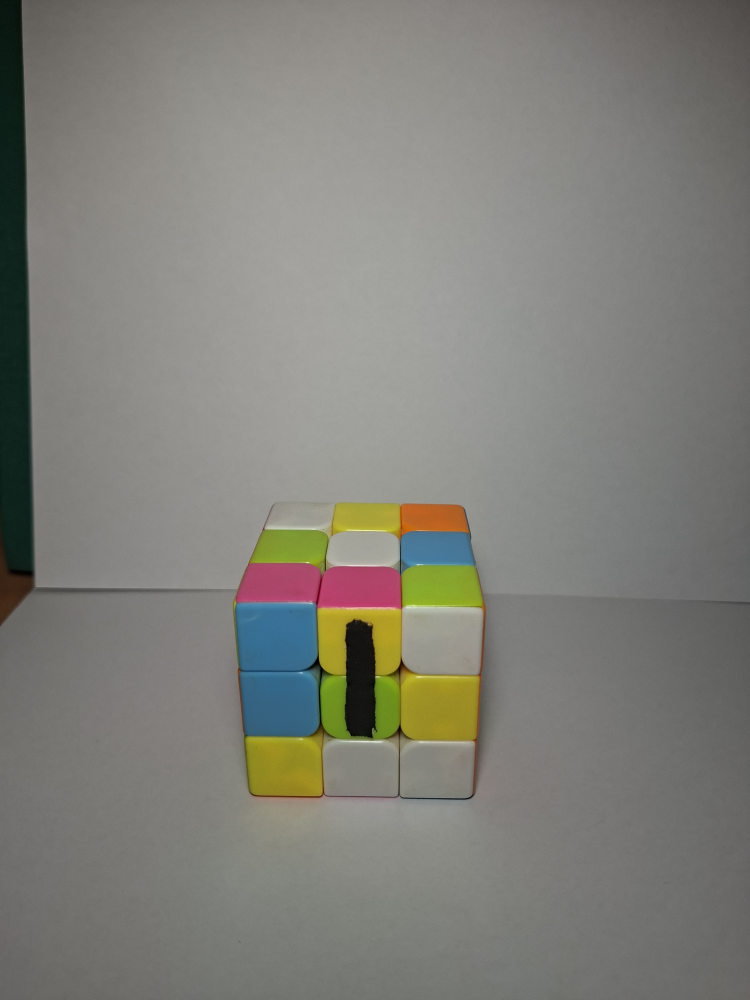
#> input picture data/scrambled_pipeline/inspect_scrambled_cell_defect.jpg, 3000 x 4000 px (shown at 1/4 size); its folder holds only this picture in this run
$ python -i core_functions.py   (imports and definitions only)
#> lines starting #> are read from the running program, lines starting #| are printed output that depends on the picture; after the words box and inside, x2 and y2 are one past the last pixel; in counts of white or black regions, pixels touching at a corner belong together
import cv2
import numpy as np
import matplotlib.pyplot as plt
import os

# ==========================================================
# Predefined Morphological Kernels (Global Constants)
# ==========================================================
KERNEL_RECT_5 = cv2.getStructuringElement(cv2.MORPH_RECT, (5, 5))
KERNEL_RECT_7 = cv2.getStructuringElement(cv2.MORPH_RECT, (7, 7))
KERNEL_RECT_9 = cv2.getStructuringElement(cv2.MORPH_RECT, (9, 9))
KERNEL_RECT_15 = cv2.getStructuringElement(cv2.MORPH_RECT, (15, 15))
KERNEL_RECT_21 = cv2.getStructuringElement(cv2.MORPH_RECT, (21, 21))

# ==========================================================
# Helper Processing Functions for Dictionary Dispatch
# ==========================================================
# [289 lines left out: functions _preprocess_gray, _preprocess_hsv_v, _preprocess_lab_l, get_quad_corners, load_image, preprocess_image and 3 more, not called in this run]

def get_cube_contour_sat(img_rgb, thresh_val=40):
    """
    Segment and identify the main outer contour of the Rubik's Cube using Saturation channel.
    Avoids using 'else' / 'elif' blocks and uses pre-allocated struct elements.

    Parameters:
        img_rgb (numpy.ndarray): The input RGB image.
        thresh_val (int): The binary threshold value for Saturation.

    Returns:
        numpy.ndarray: The parsed contour points, or None if not found.

    Example:
        >>> ref = load_image("data/solved_pipeline/ref_solved.jpg")
        >>> cnt = get_cube_contour_sat(ref)
        >>> print(cv2.contourArea(cnt))
        786432.0
    """
#> called with thresh_val = 40
    if img_rgb is None or img_rgb.size == 0:
        print("Warning: Input image is empty or None in get_cube_contour_sat.")
        return None

    hsv = cv2.cvtColor(img_rgb, cv2.COLOR_RGB2HSV)
#> hsv: shape (4000, 3000, 3); mean H, S, V 31.2, 22.8, 130.4
    h, s, v = cv2.split(hsv)
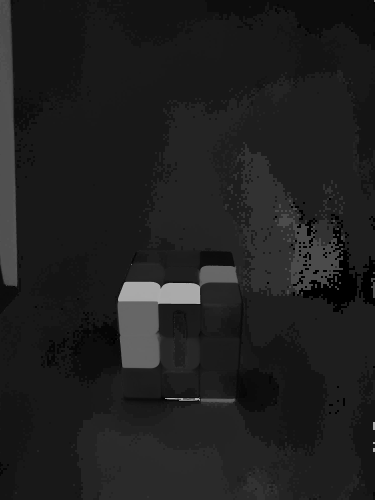
#> h: shape (4000, 3000) (shown at 1/8 size); min 0, max 179, mean 31.2
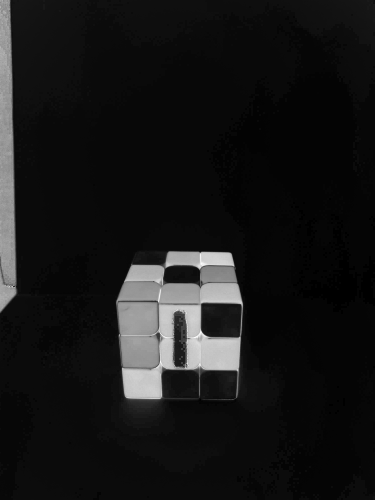
#> s: shape (4000, 3000) (shown at 1/8 size); min 0, max 255, mean 22.8
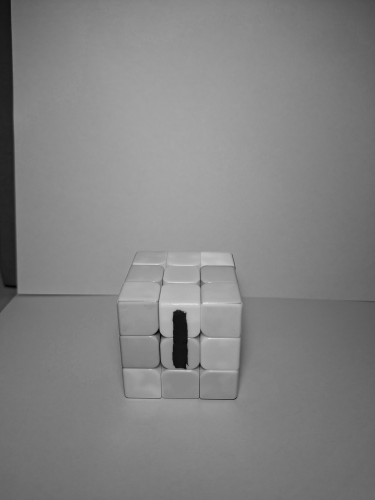
#> v: shape (4000, 3000) (shown at 1/8 size); min 0, max 255, mean 130.4

    _, thresh = cv2.threshold(s, thresh_val, 255, cv2.THRESH_BINARY)
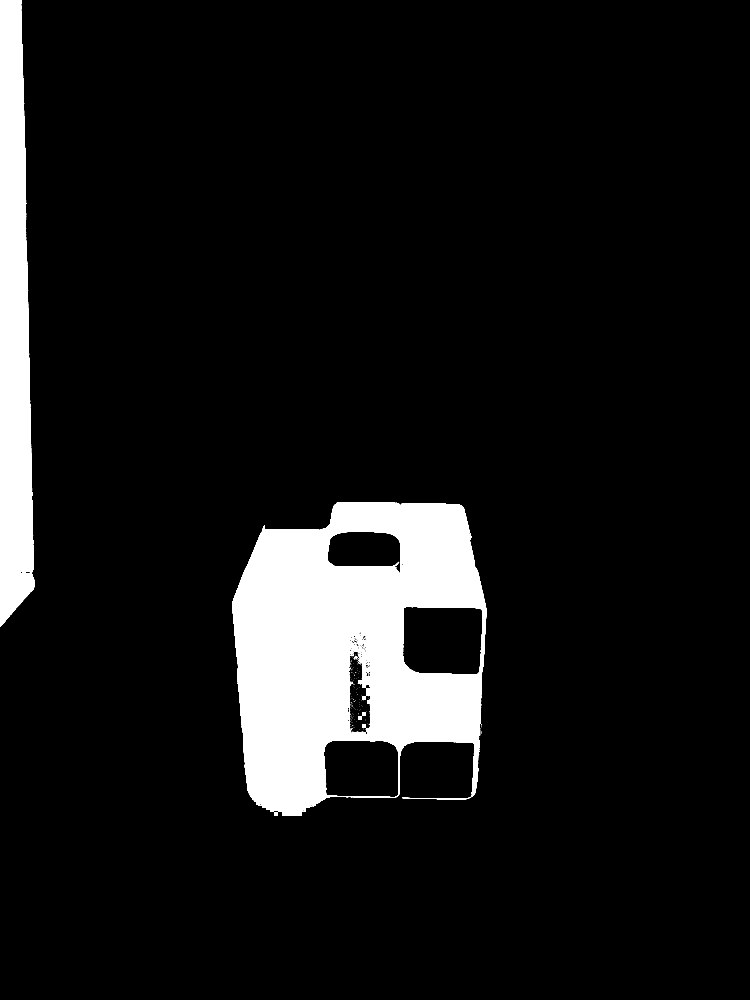
#> thresh: shape (4000, 3000) (shown at 1/4 size); 9.1% white; 337 white regions (328 under 20 px), largest, box (x1, y1, x2, y2) and area: (929, 2008, 1946, 3264) 819687, (0, 0, 139, 2507) 272394, (1432, 2848, 1464, 2880) 512
    thresh_closed = cv2.morphologyEx(thresh, cv2.MORPH_CLOSE, KERNEL_RECT_21)
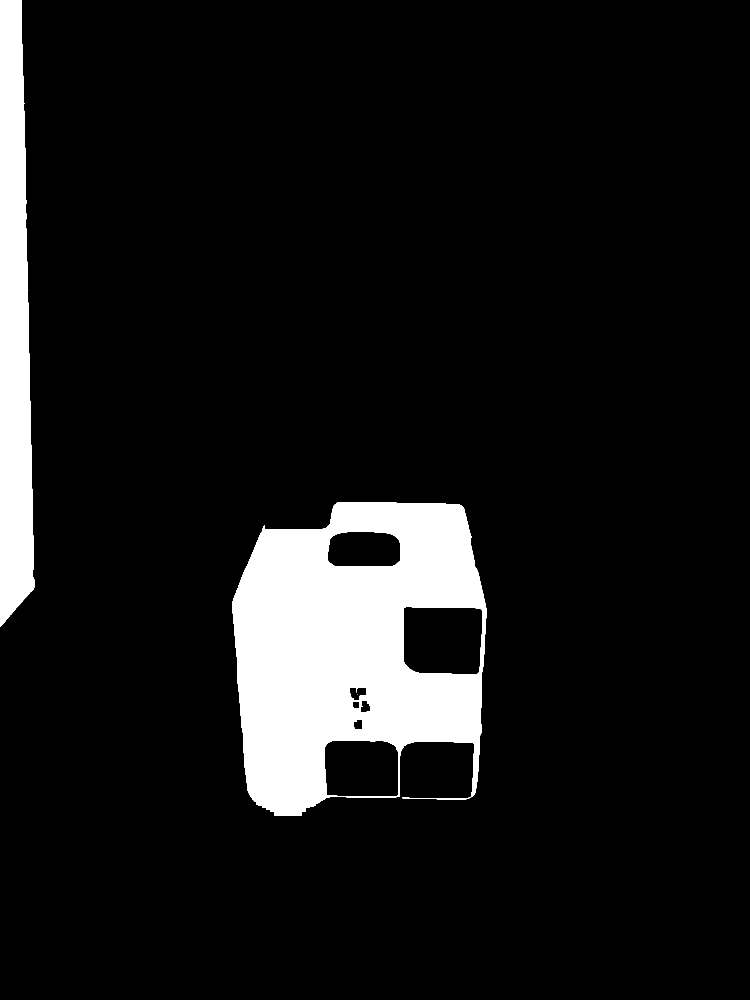
#> thresh_closed: shape (4000, 3000) (shown at 1/4 size); 9.3% white; 3 white regions (1 under 20 px)

    contours, _ = cv2.findContours(thresh_closed, cv2.RETR_EXTERNAL, cv2.CHAIN_APPROX_SIMPLE)
#> contours = 2 contours; box (x1, y1, x2, y2) and area: (929, 2008, 1946, 3264) 1028176, (0, 0, 139, 2507) 270832

    margin = 15
    img_h, img_w = thresh_closed.shape
    inner_contours = []
    for cnt in contours:
        cx, cy, cw, ch = cv2.boundingRect(cnt)
        if cx <= margin or cy <= margin or (cx + cw) >= (img_w - margin) or (cy + ch) >= (img_h - margin):
            continue
        inner_contours.append(cnt)
#> this loop made 2 passes
#> (cx, cy, cw, ch) on passes 1 to 2: (929, 2008, 1017, 1256), (0, 0, 139, 2507)
#> after the loop, inner_contours = 1 contour; box (x1, y1, x2, y2) and area: (929, 2008, 1946, 3264) 1028176

    if not inner_contours:
        print("Warning: No valid inner cube contour found in get_cube_contour_sat.")
        return None
    return max(inner_contours, key=cv2.contourArea)

def detect_rotated_layer_by_hull(img_rgb, threshold_depth_pct=3.0):
    """
    Identify layer rotation by evaluating convexity defect depth of the Saturation contour,
    normalized as a percentage of the cube's bounding box width.
    Avoids using 'else' / 'elif' blocks.

    Parameters:
        img_rgb (numpy.ndarray): The input image.
        threshold_depth_pct (float): Depth threshold (as a percentage of cube width) to trigger a rotation.

    Returns:
        tuple: (is_rotated (bool), rotated_box (tuple), max_depth_pct (float))

    Example:
        >>> inspect = load_image("data/scrambled_pipeline/inspect_scrambled_rotated_layer_hard.jpg")
        >>> is_rot, bbox, depth_pct = detect_rotated_layer_by_hull(inspect)
        >>> print(is_rot)
        True
    """
    if img_rgb is None or img_rgb.size == 0:
        print("Warning: Input image is empty or None in detect_rotated_layer_by_hull.")
        return False, None, 0.0

    contour = get_cube_contour_sat(img_rgb, thresh_val=40)
#> contour = contour of 1017 points, box (x1, y1, x2, y2) (929, 2008, 1946, 3264), area 1028176
    if contour is None:
        print("Warning: Cube contour is None in detect_rotated_layer_by_hull.")
        return False, None, 0.0

    cx, cy, cw, ch = cv2.boundingRect(contour)
#> cx = 929; cy = 2008; cw = 1017; ch = 1256

    epsilon = 0.002 * cv2.arcLength(contour, True)
#> epsilon = 10.68
    approx_contour = cv2.approxPolyDP(contour, epsilon, True)
#> approx_contour = contour of 26 points, box (x1, y1, x2, y2) (929, 2008, 1946, 3264), area 1027260

    hull_idx = cv2.convexHull(approx_contour, returnPoints=False)
#> hull_idx = [21, 20, 19, 18, 17, 16, 6, 5, 3, 2, 1, 0]
    hull_idx = np.sort(hull_idx, axis=0)
#> hull_idx = [0, 1, 2, 3, 5, 6, 16, 17, 18, 19, 20, 21]

    defects = None
    try:
        defects = cv2.convexityDefects(approx_contour, hull_idx)
#> defects = [[21, 0, 24, 21906], [3, 5, 4, 2871], [6, 16, 12, 63853]]
    except Exception as e:
        print(f"Warning: convexityDefects failed: {e}")
        return False, None, 0.0

    if defects is None:
        return False, None, 0.0

    max_depth = 0.0
    for i in range(defects.shape[0]):
        s, e, f, d = defects[i, 0]
        depth_px = d / 256.0
        if depth_px > max_depth:
            max_depth = depth_px
#> this loop made 3 passes
#> (s, e, f, d, depth_px, max_depth) on passes 1, 3: (21, 0, 24, 21906, 85.57, 85.57), (6, 16, 12, 63853, 249.4, 249.4)
#> after the loop, max_depth = 249.4

    max_depth_pct = (max_depth / cw) * 100.0 if cw > 0 else 0.0
#> max_depth_pct = 24.53
    defect_points = []

    if max_depth_pct > threshold_depth_pct:
        for i in range(defects.shape[0]):
            s, e, f, d = defects[i, 0]
            depth_px = d / 256.0
            depth_pct = (depth_px / cw) * 100.0 if cw > 0 else 0.0
            if depth_pct > threshold_depth_pct:
                far_pt = approx_contour[f][0]
                defect_points.append(far_pt)
#> this loop made 3 passes
#> (s, e, f, d, depth_px, depth_pct, far_pt) on passes 1, 3: (21, 0, 24, 21906, 85.57, 8.41, [1302, 2114]), (6, 16, 12, 63853, 249.4, 24.53, [1675, 2965])
#> after the loop, defect_points = [[1302, 2114], [1675, 2965]]

        if len(defect_points) >= 1:
            defect_points = np.array(defect_points)
            x, y, w, h = cv2.boundingRect(defect_points)
#> x = 1302; y = 2114; w = 374; h = 852
            padding = 40
            x = max(0, x - padding)
#> x = 1262
            y = max(0, y - padding)
#> y = 2074
            w = w + 2 * padding
#> w = 454
            h = h + 2 * padding
#> h = 932
            return True, (x, y, w, h), max_depth_pct

    return False, None, max_depth_pct

# [315 lines left out: functions get_defect_mask, classify_and_draw_defects, not called in this run]

>>> import cv2
>>> picture = cv2.cvtColor(cv2.imread('data/scrambled_pipeline/inspect_scrambled_cell_defect.jpg'), cv2.COLOR_BGR2RGB)
>>> result = detect_rotated_layer_by_hull(picture)
#> result = (True, (1262, 2074, 454, 932), 24.53)

$ run again, on data/scrambled_pipeline/inspect_scrambled_perspective.jpg
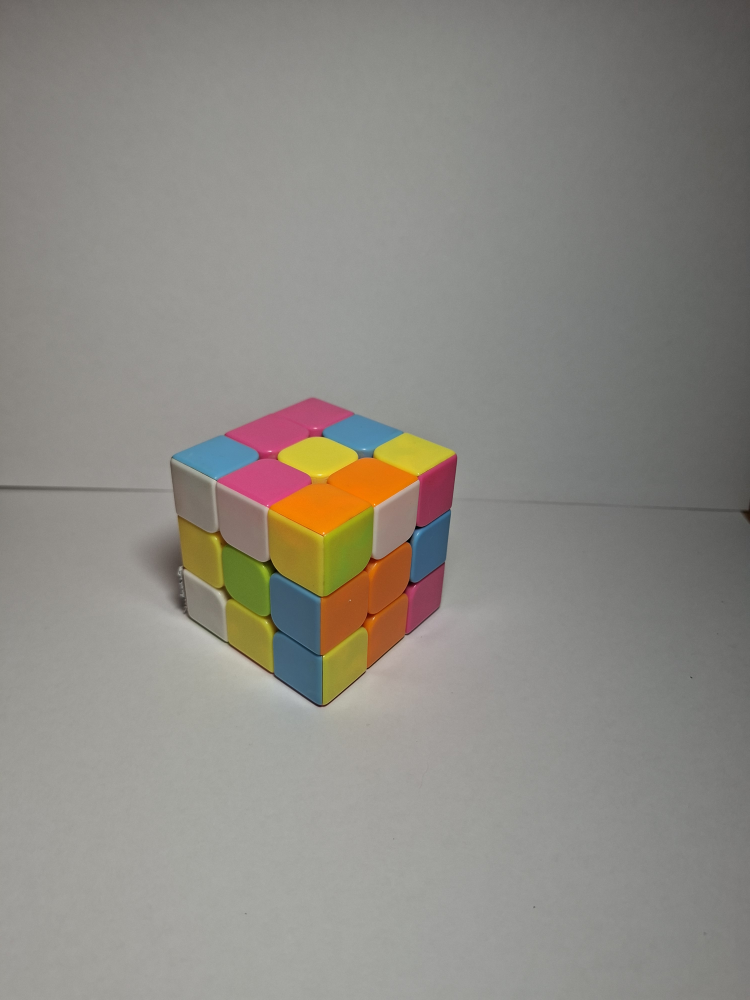
#> input picture data/scrambled_pipeline/inspect_scrambled_perspective.jpg, 3000 x 4000 px (shown at 1/4 size)
#> hsv: shape (4000, 3000, 3); mean H, S, V 32.9, 20.1, 142.7
#> in get_cube_contour_sat, `_, thresh = cv2.threshold(s, thresh_val, 255, cv2.THRESH_BINARY)`:
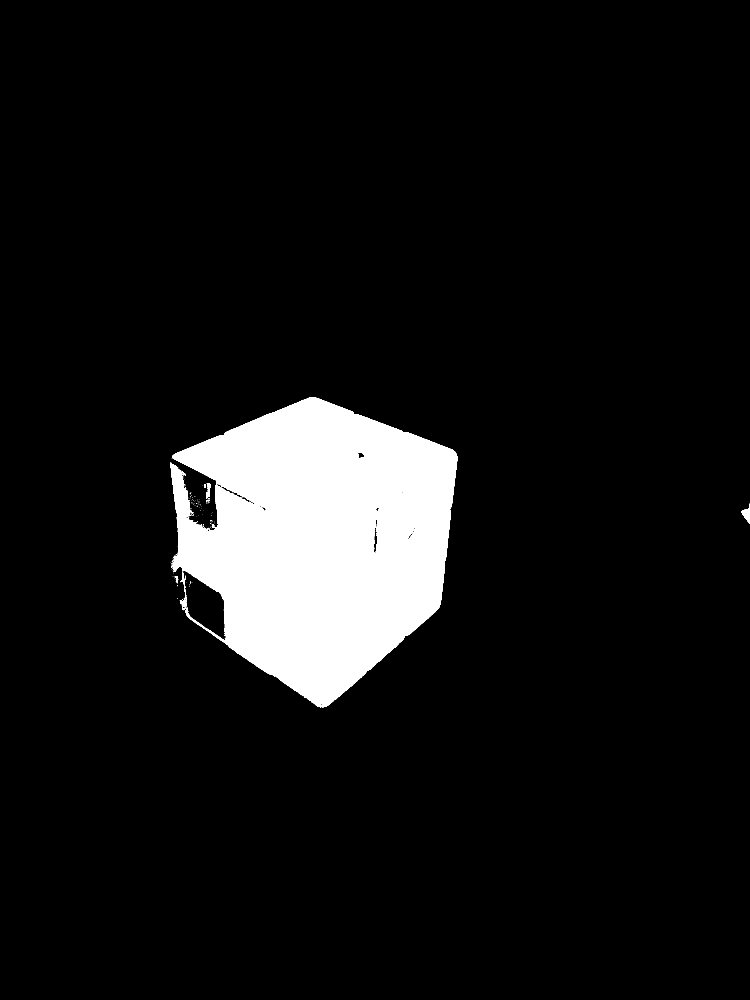
#> thresh: shape (4000, 3000) (shown at 1/4 size); 8% white; 256 white regions (245 under 20 px), largest, box (x1, y1, x2, y2) and area: (682, 1589, 1829, 2829) 960203, (2965, 2014, 3000, 2095) 1236, (719, 2288, 747, 2428) 1012
#> in get_cube_contour_sat, `thresh_closed = cv2.morphologyEx(thresh, cv2.MORPH_CLOSE, KERNEL_RECT_..`:
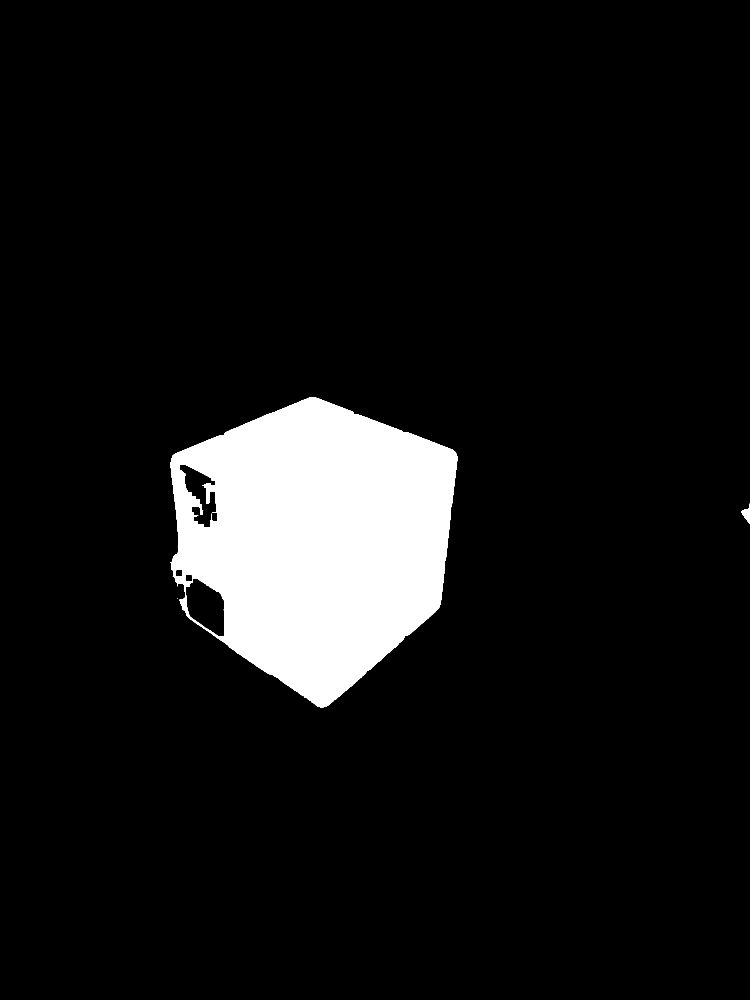
#> thresh_closed: shape (4000, 3000) (shown at 1/4 size); 8.2% white; 4 white regions (2 under 20 px)
#> contours = 4 contours, 2 with area under 20; largest, box (x1, y1, x2, y2) and area: (680, 1589, 1829, 2829) 1021533, (2965, 2014, 3000, 2095) 1152
#> the loop in get_cube_contour_sat, `for cnt in contours:` made 4 passes
#> (cx, cy, cw, ch) on passes 2 to 4: (710, 2392, 1, 1), (2965, 2014, 35, 81), (680, 1589, 1149, 1240)
#> after the loop in get_cube_contour_sat, `for cnt in contours:`: inner_contours = 3 contours, 2 with area under 20; largest, box (x1, y1, x2, y2) and area: (680, 1589, 1829, 2829) 1021533
#> contour = contour of 1790 points, box (x1, y1, x2, y2) (680, 1589, 1829, 2829), area 1021533
#> in detect_rotated_layer_by_hull, `cx, cy, cw, ch = cv2.boundingRect(contour)`: cx = 680; cy = 1589; cw = 1149; ch = 1240
#> epsilon = 8.36
#> approx_contour = contour of 20 points, box (x1, y1, x2, y2) (680, 1589, 1829, 2829), area 1016096
#> in detect_rotated_layer_by_hull, `hull_idx = cv2.convexHull(approx_contour, returnPoints=False)`: hull_idx = [19, 18, 17, 16, 15, 14, 12, 11, 10, 5, 2, 1, 0]
#> in detect_rotated_layer_by_hull, `hull_idx = np.sort(hull_idx, axis=0)`: hull_idx = [0, 1, 2, 5, 10, 11, 12, 14, 15, 16, 17, 18, 19]
#> defects = [[2, 5, 4, 8140], [5, 10, 7, 8366], [12, 14, 13, 2206]]
#> the loop in detect_rotated_layer_by_hull, `for i in range(defects.shape[0]):` made 3 passes
#> (s, e, f, d, depth_px, max_depth) on passes 1 to 2: (2, 5, 4, 8140, 31.8, 31.8), (5, 10, 7, 8366, 32.68, 32.68)
#> after the loop in detect_rotated_layer_by_hull, `for i in range(defects.shape[0]):`: max_depth = 32.68
#> max_depth_pct = 2.84
